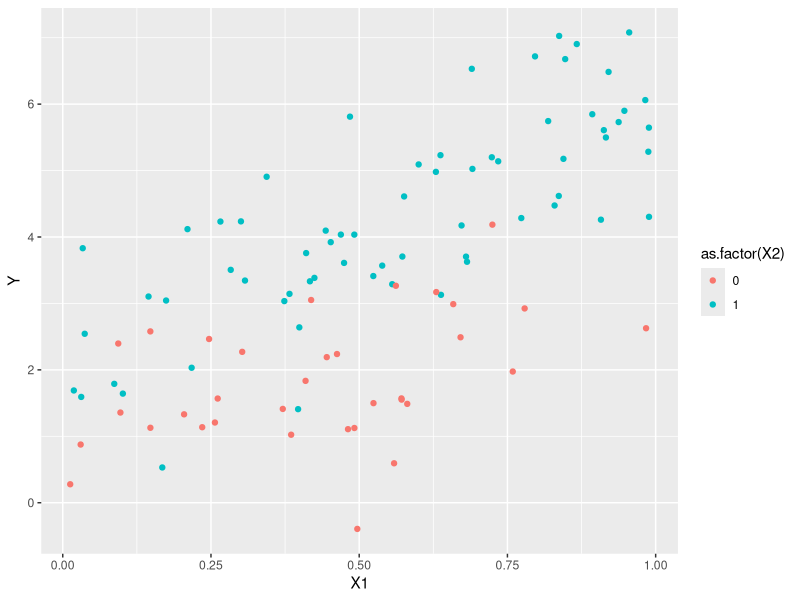

Write the R code that produced this figure.
## ---- chunk 1
knitr::opts_chunk$set(echo = TRUE, warning=FALSE, message=FALSE)
## ---- chunk 2
library(tidyverse)
## ---- chunk 3
n <- 100

X1 <- runif(n=n, min=0, max=1)
X2 <- rbinom(n=n, size=1, prob=0.6)

Y <- 1 + 2*X1+1*X2 + 2*X1*X2 + rnorm(n=n, mean=0, sd=1)

data <- tibble(X1=X1, X2=X2, Y=Y)

data %>% ggplot(aes(x=X1, y=Y)) + 
  geom_point(aes(col=as.factor(X2)))
## ---- chunk 4
model <- lm(Y ~ X1+X2+X1*X2, data=data)
summary(model)
